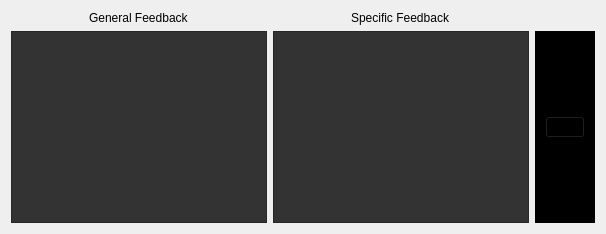
            <widget class="QWidget" name="feedback_page">
             <property name="styleSheet">
              <string notr="true">QTextEdit{
color: rgb(255, 255, 222);
background-color: rgb(51, 51, 51);
}</string>
             </property>
             <layout class="QGridLayout" name="gridLayout_3">
              <item row="1" column="0">
               <widget class="QTextEdit" name="gfeedback_box"/>
              </item>
              <item row="1" column="2">
               <widget class="QFrame" name="right_side_menu2">
                <property name="styleSheet">
                 <string notr="true">background-color: rgb(0, 0, 0);</string>
                </property>
                <property name="frameShape">
                 <enum>QFrame::StyledPanel</enum>
                </property>
                <property name="frameShadow">
                 <enum>QFrame::Raised</enum>
                </property>
                <layout class="QVBoxLayout" name="verticalLayout_5">
                 <item>
                  <widget class="QPushButton" name="html_btn2">
                   <property name="text">
                    <string/>
                   </property>
                   <property name="icon">
                    <iconset resource="local.qrc">
                     <normaloff>:/icons/icons/cil-code.png</normaloff>:/icons/icons/cil-code.png</iconset>
                   </property>
                  </widget>
                 </item>
                </layout>
               </widget>
              </item>
              <item row="0" column="1" alignment="Qt::AlignHCenter|Qt::AlignVCenter">
               <widget class="QLabel" name="sfeedback_label">
                <property name="text">
                 <string>Specific Feedback</string>
                </property>
               </widget>
              </item>
              <item row="0" column="0" alignment="Qt::AlignHCenter">
               <widget class="QLabel" name="gfeedback_label">
                <property name="toolTip">
                 <string>&lt;html&gt;&lt;head/&gt;&lt;body&gt;&lt;p&gt;This is the text given to the student once they have used all their permitted attempts at the question, or once they have given a correct answer. It is typically used to give a worked solution to the particular randomised question instance asked.&lt;br/&gt;&lt;/p&gt;&lt;p&gt;This section behaves similarly to the Question text section: LATEX formatting can be included as well as values of any question variables.&lt;/p&gt;&lt;/body&gt;&lt;/html&gt;</string>
                </property>
                <property name="text">
                 <string>General Feedback</string>
                </property>
               </widget>
              </item>
              <item row="1" column="1">
               <widget class="QTextEdit" name="sfeedback_box"/>
              </item>
             </layout>
            </widget>
